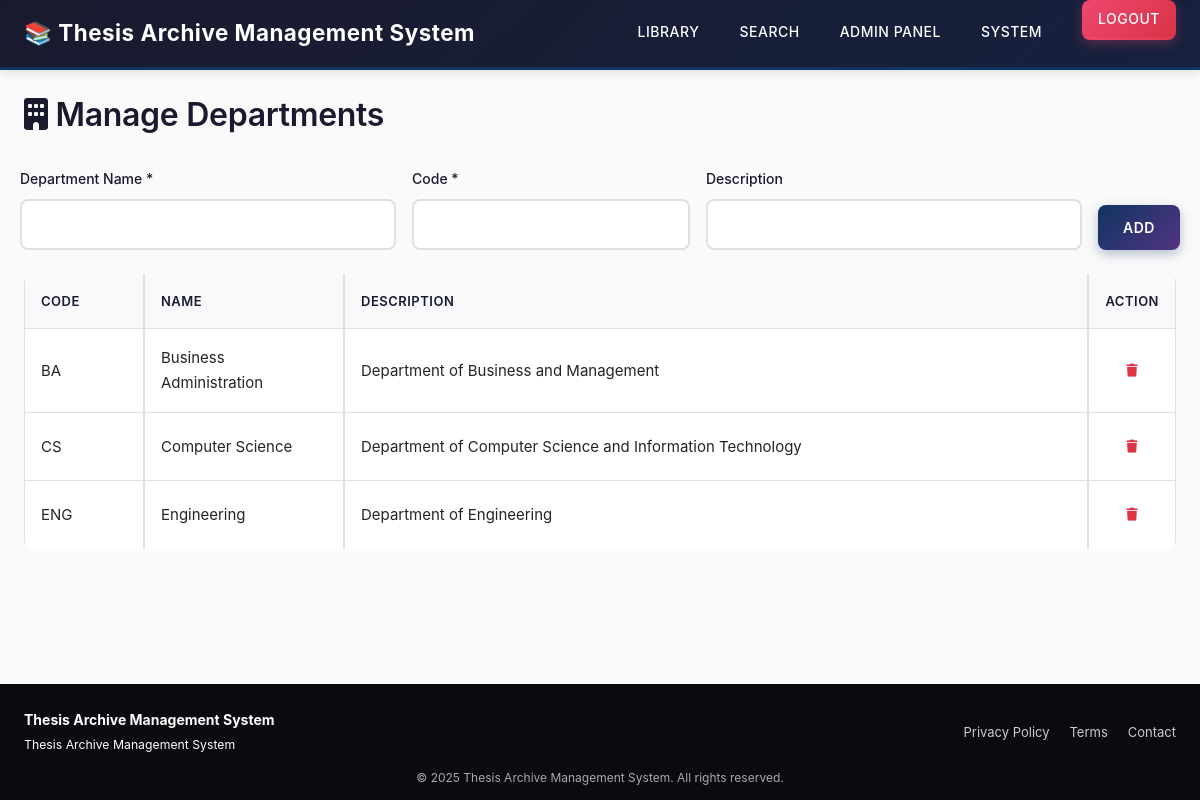
The app's page /admin/departments.php (signed in) with its own data.
### tables this page shows
CREATE TABLE departments (
    department_id INT AUTO_INCREMENT PRIMARY KEY,
    department_name VARCHAR(100) NOT NULL,
    department_code VARCHAR(20) UNIQUE NOT NULL,
    description TEXT,
    created_at TIMESTAMP DEFAULT CURRENT_TIMESTAMP
);

### admin/departments.php (the view, shortened to what this page needs)
<?php
$database = new Database();
$conn = $database->getConnection();
$departments = $conn->query("
    SELECT * FROM departments ORDER BY department_name
")->fetchAll();
require_once '../includes/header.php';
require_once '../includes/navbar.php';
?>
<div class="container py-4">
    <h2 class="mb-3">
        <i class="fas fa-building"></i> Manage Departments
    </h2>
    <form method="POST" class="row g-3 mb-4">
        <div class="col-md-4">
            <label class="form-label">Department Name *</label>
            <input type="text" name="department_name" class="form-control" required>
        </div>
        <div class="col-md-3">
            <label class="form-label">Code *</label>
            <input type="text" name="department_code" class="form-control" required>
        </div>
        <div class="col-md-4">
            <label class="form-label">Description</label>
            <input type="text" name="description" class="form-control">
        </div>
        <div class="col-md-1 d-flex align-items-end">
            <button type="submit" name="add" class="btn btn-primary w-100">
                Add
            </button>
        </div>
    </form>
    <table class="table table-bordered table-sm align-middle">
        <thead class="table-light">
            <tr>
                <th style="width: 120px;">Code</th>
                <th style="width: 200px;">Name</th>
                <th>Description</th>
                <th style="width: 80px;" class="text-center">Action</th>
            </tr>
        </thead>
        <tbody>
            <?php if ($departments): ?>
                <?php foreach ($departments as $dept): ?>
                    <tr>
                        <td><?= htmlspecialchars($dept['department_code']); ?></td>
                        <td><?= htmlspecialchars($dept['department_name']); ?></td>
                        <td><?= htmlspecialchars($dept['description']); ?></td>
                        <td class="text-center">
                            <a href="?delete=<?= $dept['department_id']; ?>"
                                class="btn btn-sm btn-outline-danger"
                                onclick="return confirm('Delete this department?')">
                                <i class="fas fa-trash"></i>
                            </a>
                        </td>
                    </tr>
                <?php endforeach; ?>
            <?php endif; ?>
        </tbody>
    </table>
</div>
<?php require_once '../includes/footer.php'; ?>

### assets/css/style.css (style rules this page uses)
html, body { height: 100%; margin: 0; }
body { display: flex; flex-direction: column; }
* { margin: 0; padding: 0; box-sizing: border-box; }
:root { --primary: #1a1a2e; --secondary: #16213e; --accent: #0f3460; --highlight: #533483; --success: #06d6a0; --danger: #ef476f; --warning: #ffd166; --info: #118ab2; --light: #f4f4f9; --lighter: #fafafa; --dark: #0a0a0f; --white: #ffffff; --border: #e0e0e0; --text: #2d3436; --text-muted: #636e72; --shadow: rgba(0, 0, 0, 0.08); --shadow-lg: rgba(0, 0, 0, 0.12); }
body { font-family: -apple-system, BlinkMacSystemFont, 'Segoe UI', Roboto, 'Helvetica Neue', Arial, sans-serif; background: var(--lighter); color: var(--text); line-height: 1.7; font-size: 15px; -webkit-font-smoothing: antialiased; -moz-osx-font-smoothing: grayscale; }
html { scroll-behavior: smooth; }
h1, h2, h3, h4, h5, h6 { font-weight: 600; line-height: 1.3; color: var(--primary); margin-bottom: 1rem; }
h2 { font-size: 2rem; letter-spacing: -0.3px; }
a { color: var(--accent); text-decoration: none; transition: all 0.2s ease; }
.container { max-width: 1200px; margin: 0 auto; padding: 0 24px; width: 100%; }
.form-label { display: block; margin-bottom: 8px; font-weight: 500; color: var(--primary); font-size: 14px; }
.form-control { width: 100%; padding: 12px 16px; border: 2px solid var(--border); border-radius: 8px; font-size: 15px; transition: all 0.3s ease; background: var(--white); color: var(--text); }
.btn { display: inline-block; padding: 12px 24px; border: none; border-radius: 8px; font-size: 14px; font-weight: 600; cursor: pointer; transition: all 0.3s ease; text-align: center; text-transform: uppercase; letter-spacing: 0.5px; position: relative; overflow: hidden; }
.btn::before { content: ''; position: absolute; top: 50%; left: 50%; width: 0; height: 0; border-radius: 50%; background: rgba(255, 255, 255, 0.3); transform: translate(-50%, -50%); transition: width 0.6s, height 0.6s; }
.btn-primary { background: linear-gradient(135deg, var(--accent), var(--highlight)); color: var(--white); box-shadow: 0 4px 12px rgba(15, 52, 96, 0.3); }
.btn-sm { padding: 8px 16px; font-size: 13px; }
.table { width: 100%; border-collapse: separate; border-spacing: 0; background: var(--white); border-radius: 8px; overflow: hidden; }
.table thead { background: linear-gradient(135deg, var(--light), #e8e8ed); }
.table th, .table td { padding: 16px; text-align: left; border-bottom: 1px solid var(--border); }
.table th { font-weight: 600; color: var(--primary); font-size: 13px; text-transform: uppercase; letter-spacing: 0.5px; }
.table tbody tr { transition: all 0.2s ease; }
.table tbody tr:last-child td { border-bottom: none; }
.row { display: flex; flex-wrap: wrap; margin: 0 -12px; }
.text-center { text-align: center; }
.mb-3 { margin-bottom: 24px; }
.mb-4 { margin-bottom: 32px; }
.d-flex { display: flex; }
.w-100 { width: 100%; }

### records on screen
departments: department_code "BA", department_name "Business Administration", description "Department of Business and Management"
departments: department_code "CS", department_name "Computer Science", description "Department of Computer Science and Information Technology"
departments: department_code "ENG", department_name "Engineering", description "Department of Engineering"

### other values on screen
$_SESSION['first_name'] "SYSTEM"
SITE_NAME "Thesis Archive Management System"
